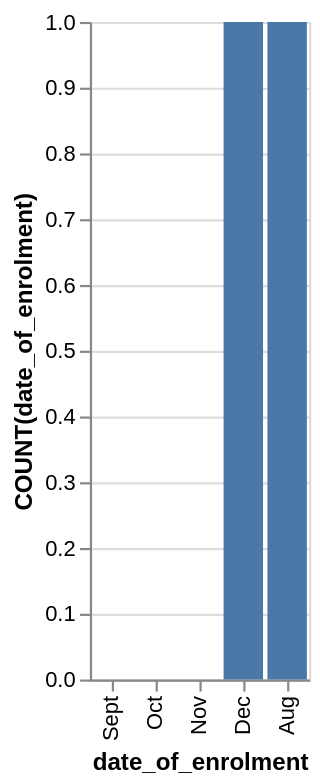

Here is the Vega-Lite specification saved for this chart:
### Vega-Lite specification from a JSON file in a GitHub repository (floating-point values rounded to 4 significant figures)
{"data": {"values": [{"x_data": "Aug", "y_data": 1}, {"x_data": "Sept", "y_data": 0}, {"x_data": "Oct", "y_data": 0}, {"x_data": "Nov", "y_data": 0}, {"x_data": "Dec", "y_data": 1}]}, "mark": "bar", "encoding": {"x": {"field": "x_data", "type": "nominal", "title": "date_of_enrolment", "sort": "descending"}, "y": {"field": "y_data", "type": "quantitative", "title": "COUNT(date_of_enrolment)"}}}
